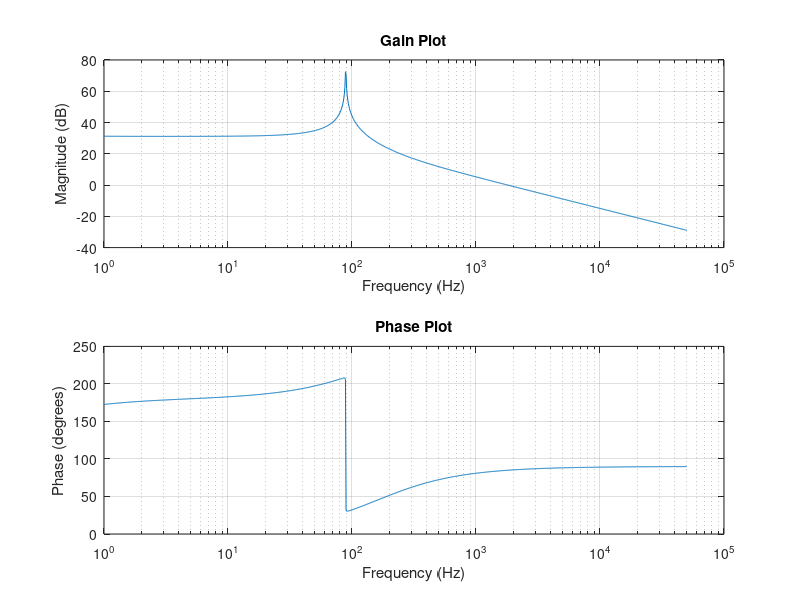

Here is the MATLAB script that generated this plot:
clc;
close all;
clear all; 

%% Given 

% Plant 

L = 0.2e-3; 
C = 6e-3; 
R_non = 300; 
wo = 2*pi*60; 
Po = 22500;
Vo = 1500; 
eff = 0.98; 
Vrms = 277.12; 

% PI 

kp = 3e-3;
ti = 1e-3;  

%% Defining frequency vector in Hertz up to 50 kHz 
freq_Hz = logspace(0, log10(50000), 1000); % Frequency in Hertz

%% Convert frequency from Hertz to rad/s
freq_rad_s = 2 * pi * freq_Hz; % Conversion to radians per second

%% Irms calculation
Irms = Po/(eff*Vrms*3);  % 3 for each phase. 

%% Zeros & poles calculation for R_non. 

% Zero 

wz1 = 2/(R_non*C); 

% Poles Calculation 

wp1 = 1/(R_non*C); 

wp2_1 = (6*(Vrms)^2)/(L*C*(Vo)^2); 
wp2_2 = (6*L*(wo)^2*(Irms)^2)/(C*(Vo)^2); 

wp2 = (wo)^2 + wp2_1 + wp2_2;  

wp3 = (wo^2)/(R_non*C);

% Transfer function of il/d for 3-phase currrent loop

num1 = [0 -Vo -Vo*wz1 0]; 
den1 = [2*L 2*L*wp1 2*L*(wp2) 2*L*(wp3)];

% Gp = tf(num1,den1); 
% bode(Gp,freq_rad_s);

%% Transfer function of PI controller 

num = [kp*ti kp];
den = [ti 0]; 

%% Compensated Network 

% Close loop transfer function 

Gp = tf(num1, den1);
Gc = tf(num, den); 

G = Gc*Gp; 
%% Bode Plot

% Retrieve Bode plot data
[mag, phase, wout] = bode(G, freq_rad_s);

% Convert frequencies from rad/s to Hz
freq_Hz_from_bode = wout / (2 * pi);

% Plot magnitude and phase on separate plots
figure;
subplot(2,1,1);
semilogx(freq_Hz_from_bode, 20*log10(squeeze(mag)));
xlabel('Frequency (Hz)');
ylabel('Magnitude (dB)');
title('Gain Plot')
grid on;

subplot(2,1,2);
semilogx(freq_Hz_from_bode, squeeze(phase));
xlabel('Frequency (Hz)');
ylabel('Phase (degrees)');
title ('Phase Plot')
grid on;